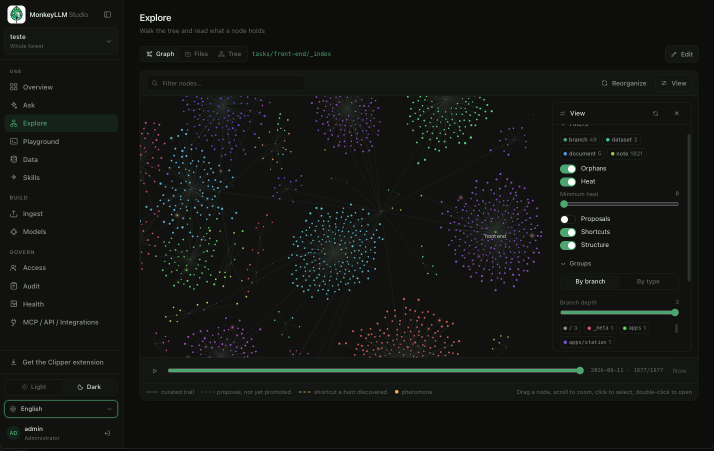
#> input picture docs/guide/assets/graph-sample.png, 1428 x 901 px (shown at 1/2 size)
$ python build_brand_art.py
#> lines starting #> are read from the running program, lines starting #| are printed output that depends on the picture
# SPDX-License-Identifier: Apache-2.0
# Copyright 2026 Jimmy Wesley

"""Build the two brand images, from one palette and one set of numbers.

  docs/banner.png          2000x760, the README hero: wordmark, tagline and
                           the stat strip.
  docs/social-preview.png  1280x640, what GitHub serves as og:image once it
                           is uploaded under Settings > General > Social
                           preview. There is no API for that upload, so the
                           card is generated here, committed, and put in
                           place by hand.

Rebuild them rather than editing the PNGs.

Every figure in the strip is quoted, and STATS names where each one comes
from. A number that cannot be pointed at does not go on a banner: the README
carried 0.58x for months after the paper had corrected it to 0.66x.

Palette is the Studio dark theme (apps/studio/src/index.css): text
235 241 236, text-2 162 170 164, text-3 118 126 120, accent 92 178 130.
The backdrop is the real forest of the Explore console screenshot, cropped
to the canvas so no sidebar or filter panel rides into the frame.

    python scripts/build_brand_art.py
"""

from __future__ import annotations

import math
import os

from PIL import Image, ImageDraw, ImageEnhance, ImageFont

ROOT = os.path.dirname(os.path.dirname(os.path.abspath(__file__)))
CARD = os.path.join(ROOT, "docs", "social-preview.png")
BANNER = os.path.join(ROOT, "docs", "banner.png")

BG = (14, 17, 15)
TEXT = (255, 255, 255)
TEXT2 = (162, 170, 164)
TEXT3 = (118, 126, 120)
ACCENT = (92, 178, 130)
RULE = (58, 66, 59)

FONT_FILE = "/System/Library/Fonts/HelveticaNeue.ttc"
BOLD, MEDIUM, REGULAR = 1, 10, 0

TAGLINE = "A knowledge engine for AI agents."
SUBLINE = "Your files become a markdown knowledge graph an agent navigates over MCP."
PILL = "Apache-2.0  ·  pip install monkeyllm"

# value, label, note (banner), note (card), source
#
# The card is 1280x640, so its columns are 280px against the banner's 425 and
# the note has to lose the condition it cannot fit. What it drops is the half
# already carried elsewhere: the banner's own subline, or the paper.
STATS = [
    ("11/11", "Multi-hop QA",
     "same 12B model, 0/11 as top-k RAG", "vs 0/11 as top-k RAG",
     "paper §5, abstract"),
    ("1.3 ms", "Entry search",
     "p95, recall@5 = 1.0, no embedder", "p95, no embedder",
     "paper §5.1, BM25 scent-weighted row"),
    ("0.66×", "Token cost",
     "per correct answer vs iterative RAG", "per correct answer",
     "paper §5, 1433 against 2175"),
    ("1,309", "Tests green",
     "the spec is the contract", "at this commit",
     "pytest --collect-only at this commit"),
]


def font(size: int, face: int = REGULAR) -> ImageFont.FreeTypeFont:
    return ImageFont.truetype(FONT_FILE, size, index=face)


def logo(size: int) -> Image.Image:
    """docs/logo.png as it ships: the app tile, white ground, green leaf.
    It carries its own contrast, so it is never recoloured here."""
    im = Image.open(os.path.join(ROOT, "docs", "logo.png")).convert("RGBA")
    return im.resize((size, size), Image.LANCZOS)


def backdrop(w: int, h: int) -> Image.Image:
    """The graph, dimmed, behind an elliptical vignette. Both layouts are
    centred, so the scrim has to be centred too: a left-to-right gradient
    would darken one half and leave the words fighting the other."""
#> called with w = 2000, h = 760
    g = Image.open(os.path.join(ROOT, "docs/guide/assets/graph-sample.png")).convert("RGB")
    g = g.crop((292, 196, 1100, 712))  # the canvas alone, no console chrome
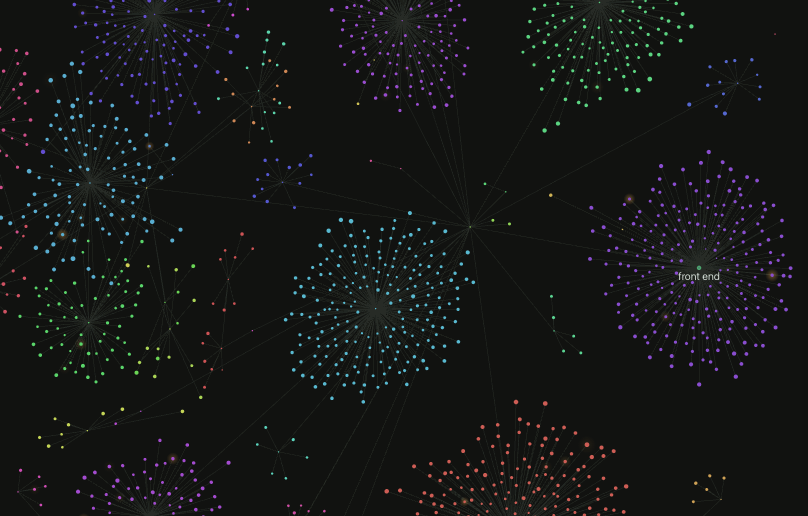
#> g: PIL image 808x516 RGB; mean R, G, B 21.2, 22.5, 21.2
    scale = max(w / g.width, h / g.height)
#> scale = 2.48
    g = g.resize((int(g.width * scale) + 1, int(g.height * scale) + 1), Image.LANCZOS)
#> g: PIL image 2001x1278 RGB
    g = g.crop(((g.width - w) // 2, (g.height - h) // 2,
                (g.width - w) // 2 + w, (g.height - h) // 2 + h))
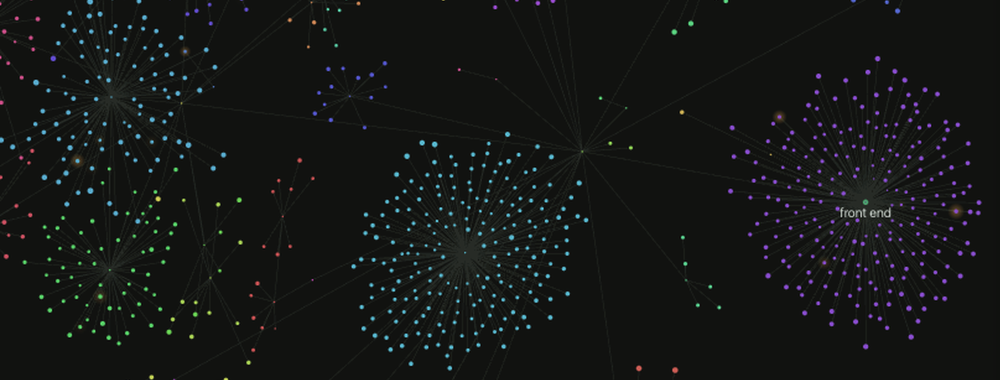
#> g: PIL image 2000x760 RGB (shown at 1/2 size); mean R, G, B 20.8, 22.7, 21.5
    g = ImageEnhance.Brightness(g).enhance(0.62)
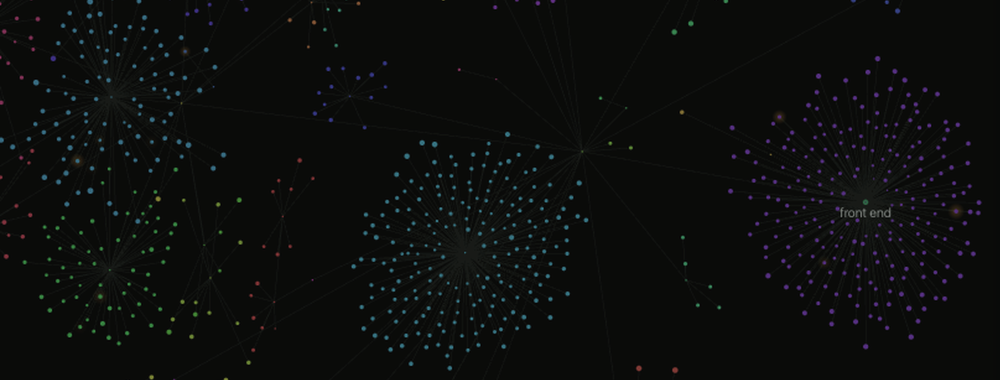
#> g: PIL image 2000x760 RGB (shown at 1/2 size); mean R, G, B 12.4, 13.8, 12.6
    g = ImageEnhance.Color(g).enhance(1.2)

    mask = Image.new("L", (w, h), 0)
#> mask: PIL image 2000x760 L; every value is 0
    md = ImageDraw.Draw(mask)
    cx, cy, rx, ry = w / 2, h / 2, w * 0.60, h * 0.72
    for y in range(h):
        for x in range(0, w, 2):
            d = math.hypot((x - cx) / rx, (y - cy) / ry)
            t = max(0.0, min(1.0, (d - 0.42) / 0.58))
            md.rectangle([x, y, x + 1, y], fill=int(255 * (t * t * (3 - 2 * t))))

    card = Image.new("RGB", (w, h), BG)
    card.paste(g, (0, 0), mask)
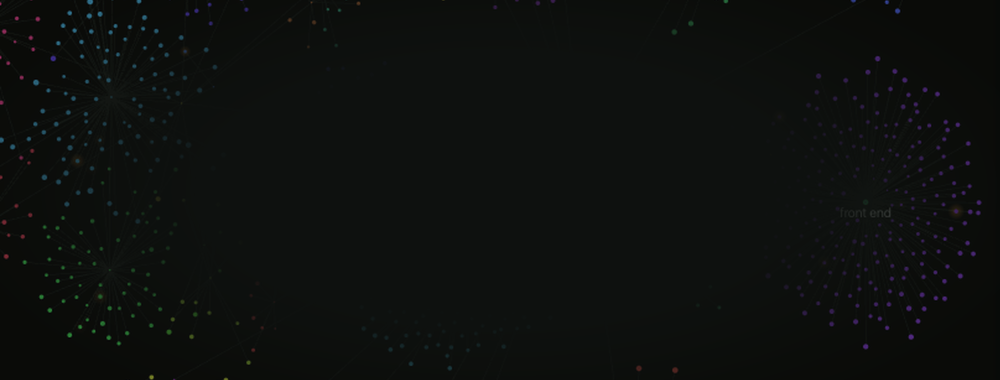
#> card: PIL image 2000x760 RGB (shown at 1/2 size); mean R, G, B 13.4, 15.8, 13.8
    return card


def centred(d, text, y, f, fill, w):
    d.text(((w - d.textlength(text, font=f)) / 2, y), text, font=f, fill=fill)


# [36 lines left out: functions wordmark, pill, strip, not called in this run]


def build_banner():
    w, h = 2000, 760
    im = backdrop(w, h)
    d = ImageDraw.Draw(im)

    mark = logo(104)
    im.paste(mark, ((w - mark.width) // 2, 38), mark)
    wordmark(d, 158, 104, w)
    centred(d, TAGLINE, 300, font(40, MEDIUM), TEXT, w)
    centred(d, SUBLINE, 356, font(30), TEXT2, w)
    pill(d, 420, w, PILL)

    d.line([(150, 512), (w - 150, 512)], fill=RULE, width=2)
    strip(d, 548, w, 150, value_size=76, label_size=28, note_size=21)
    return im


# [18 lines left out: function build_card, not called in this run]


if __name__ == "__main__":
#> (the run stopped early here; a loop or call above may not have finished)
